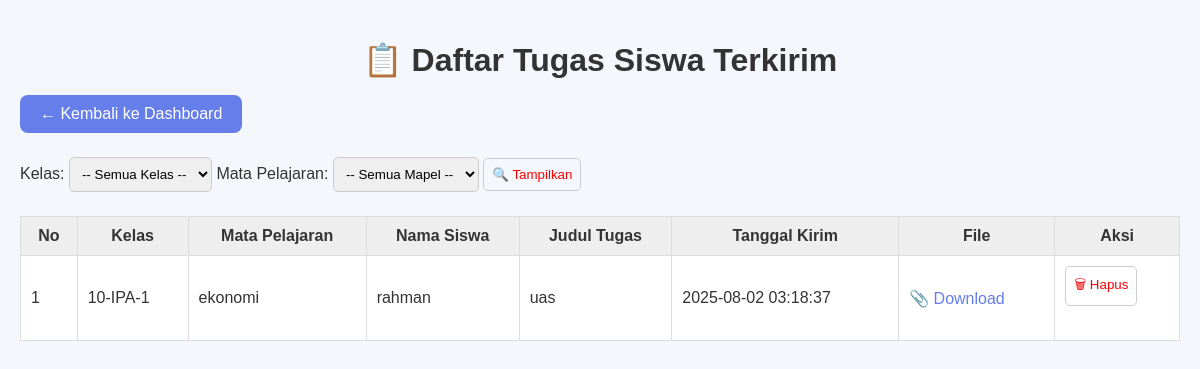
The app's page /Dashboard/guru/daftar_tugas_selesai.php with its own data.
### tables this page shows
CREATE TABLE `tugas_siswa` (
  `id_tugas_siswa` int(11) NOT NULL,
  `id_siswa` int(11) NOT NULL,
  `nama_lengkap` varchar(255) NOT NULL,
  `id_tugas` int(11) NOT NULL,
  `mata_pelajaran` varchar(100) NOT NULL,
  `file_tugas` varchar(255) NOT NULL,
  `created_at` timestamp NOT NULL DEFAULT current_timestamp(),
  `foto_tugas` varchar(255) DEFAULT NULL,
  `status` varchar(50) DEFAULT 'selesai'
);

CREATE TABLE `tugas_guru` (
  `id_tugas` int(11) NOT NULL,
  `id_guru` int(11) NOT NULL,
  `mata_pelajaran` varchar(100) NOT NULL,
  `kelas` varchar(50) NOT NULL,
  `judul_tugas` varchar(255) NOT NULL,
  `deskripsi` text NOT NULL,
  `deadline` datetime NOT NULL,
  `file_tugas` varchar(255) NOT NULL,
  `status` enum('pending','approved','rejected') DEFAULT 'pending',
  `created_at` timestamp NOT NULL DEFAULT current_timestamp()
);

### Dashboard/guru/daftar_tugas_selesai.php (the view, shortened to what this page needs)
<?php
$host = '127.0.0.1';
$db = 'ajis';
$user = 'root';
$pass = '';
$charset = 'utf8mb4';
$dsn = "mysql:host=$host;dbname=$db;charset=$charset";
$options = [
    PDO::ATTR_ERRMODE => PDO::ERRMODE_EXCEPTION,
    PDO::ATTR_DEFAULT_FETCH_MODE => PDO::FETCH_ASSOC,
];
try {
    $pdo = new PDO($dsn, $user, $pass, $options);
} catch (PDOException $e) {
    die("Koneksi gagal: " . $e->getMessage());
}
$sql = "SELECT
    ts.id_tugas_siswa,
    ts.nama_lengkap AS siswa,
    ts.file_tugas,
    ts.created_at AS tanggal_kirim,
    tg.kelas,
    tg.mata_pelajaran,
    tg.judul_tugas
FROM tugas_siswa ts
JOIN tugas_guru tg ON ts.id_tugas = tg.id_tugas
WHERE ts.status = 'Terkirim'";
$params = [];
$sql .= " ORDER BY tg.kelas, tg.mata_pelajaran, ts.created_at DESC";
$stmt = $pdo->prepare($sql);
$stmt->execute($params);
$data = $stmt->fetchAll();
?>
<!DOCTYPE html>
<html lang="id">
<head>
</head>
<body>
<h1>📋 Daftar Tugas Siswa Terkirim</h1>
<a href="../guru.php" class="btn-back">&larr; Kembali ke Dashboard</a>
<form method="GET" action="">
    <label for="kelas">Kelas:</label>
    <select name="kelas" id="kelas">
        <option value="">-- Semua Kelas --</option>
    </select>
    <label for="mapel">Mata Pelajaran:</label>
    <select name="mapel" id="mapel">
        <option value="">-- Semua Mapel --</option>
    </select>
    <button type="submit">🔍 Tampilkan</button>
</form>
<?php if (empty($data)): ?>
    <p>Tidak ada data tugas ditemukan.</p>
<?php else: ?>
    <table>
        <thead>
        <tr>
            <th>No</th>
            <th>Kelas</th>
            <th>Mata Pelajaran</th>
            <th>Nama Siswa</th>
            <th>Judul Tugas</th>
            <th>Tanggal Kirim</th>
            <th>File</th>
            <th>Aksi</th>
        </tr>
        </thead>
        <tbody>
        <?php foreach ($data as $i => $ts): ?>
            <tr>
                <td><?= $i + 1 ?></td>
                <td><?= htmlspecialchars($ts['kelas']) ?></td>
                <td><?= htmlspecialchars($ts['mata_pelajaran']) ?></td>
                <td><?= htmlspecialchars($ts['siswa']) ?></td>
                <td><?= htmlspecialchars($ts['judul_tugas']) ?></td>
                <td><?= htmlspecialchars($ts['tanggal_kirim']) ?></td>
                <td>
                    <a href="../../uploads/tugas_siswa/<?= htmlspecialchars($ts['file_tugas']) ?>" target="_blank">📎 Download</a>
                </td>
                <td>
                    <form method="POST" action="hapus_file.php" onsubmit="return confirm('Yakin ingin menghapus file ini?')">
                        <button type="submit">🗑 Hapus</button>
                    </form>
                </td>
            </tr>
        <?php endforeach; ?>
        </tbody>
    </table>
<?php endif; ?>
</body>
</html>

### Dashboard/guru/daftar_tugas_selesai.php (style rules this page uses)
body { font-family: 'Quicksand', sans-serif; background: #f4f7fb; color: #333; margin: 0; padding: 20px; }
h1 { text-align: center; margin-bottom: 1rem; }
.btn-back { display: inline-block; margin-bottom: 1.5rem; padding: 10px 20px; background: #667eea; color: #fff; text-decoration: none; border-radius: 8px; }
form { margin-bottom: 1.5rem; }
select, button[type="submit"] { padding: 8px; border-radius: 5px; border: 1px solid #ccc; }
table { width: 100%; border-collapse: collapse; margin-top: 1rem; background: #fff; }
th, td { padding: 10px; border: 1px solid #ddd; }
th { background: #eee; }
td a { color: #667eea; text-decoration: none; }
button { background: none; border: none; color: red; cursor: pointer; }

### records on screen
tugas_siswa: id_tugas.kelas "10-IPA-1", id_tugas.mata_pelajaran "ekonomi", nama_lengkap "rahman", id_tugas.judul_tugas "uas", created_at "2025-08-02 03:18:37"
